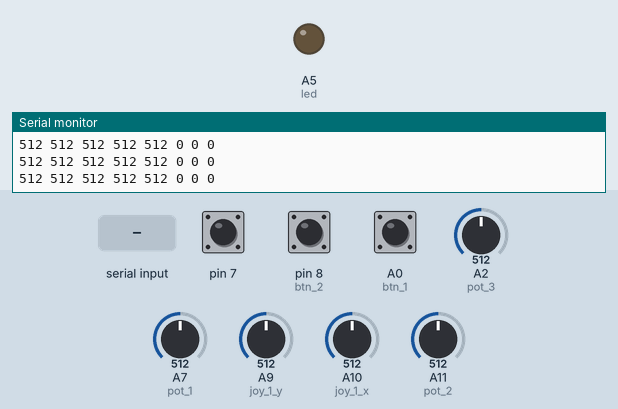
Bench run of a sketch on a simulated Arduino Mega 2560, built with avr-gcc and run on an emulated ATmega2560. On the bench: output pins drawn as LEDs (lit = HIGH), the last lines printed to the serial monitor. The test bench sets the inputs (shaded band); at power-on: pin 7 LOW, pin 8 (btn_2) LOW, A0 (btn_1) LOW, A2 (pot_3) = 512, A7 (pot_1) = 512, A9 (joy_1_y) = 512, A10 (joy_1_x) = 512, A11 (pot_2) = 512.

Above: at 1.2 s.
1.3 s: "H" received over Serial
At 2.3 s:
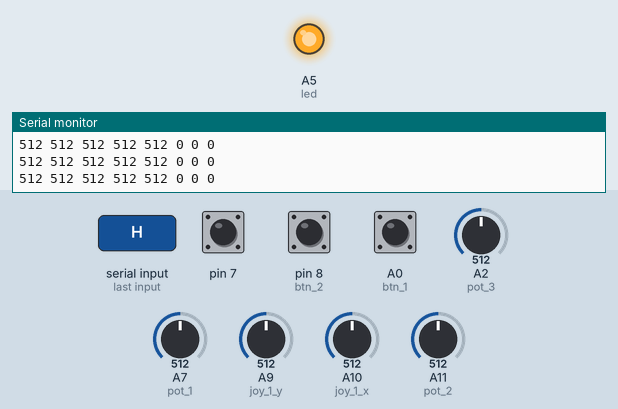
Timing chart, 0 to 4.3 s (numbered marks = the images above; inputs shaded):
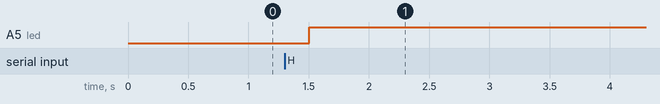

Measured:
- after the input at 1.3 s, A5 (led): LOW → HIGH after 0.21 s

The sketch:

main_micro.ino
```cpp
int pot_1, pot_2, pot_3;

int joy1x, joy1y;

bool btn_1;
bool btn_2;
bool btn_3;


String str;

void setup() {
  Serial.begin(9600);

  pinMode(A0, INPUT);   //btn_1
  pinMode(8, INPUT);   //btn_2
  pinMode(7, INPUT);   //btn_3 центр

  pinMode(A7, INPUT);  //pot_1
  pinMode(A11, INPUT); //pot_2
  pinMode(A2, INPUT); //pot_3

  pinMode(A10, INPUT); //joy_1_x
  pinMode(A9, INPUT);  //joy_1_y

  pinMode(A5, OUTPUT);  //led


}

void loop() {

  if (Serial.read() == 'H') {
    digitalWrite(A5, HIGH);
  }
  else if (Serial.read() == 'L') {
    digitalWrite(A5, LOW);
  }


  pot_1 = analogRead(A7);
  pot_2 = analogRead(A11);
  pot_3 = analogRead(A2);

  joy1x = analogRead(A10);
  joy1y = analogRead(A9);


  btn_1 = digitalRead(A0);
  btn_2 = digitalRead(8);
  btn_3 = digitalRead(7);

  // крч, если х==1023 => Вперед;
  //           x==0 => назад;
  //           y==0 => right;
  //           y==1023 => left;
  str = String(pot_1) + " " + String(pot_2) + " " + String(pot_3) + " " + String(joy1x) + " " + String(joy1y) + " " + String(btn_1) + " " + String(btn_2) + " " + String(btn_3);
  Serial.println(str);
  delay(500);


}
```
